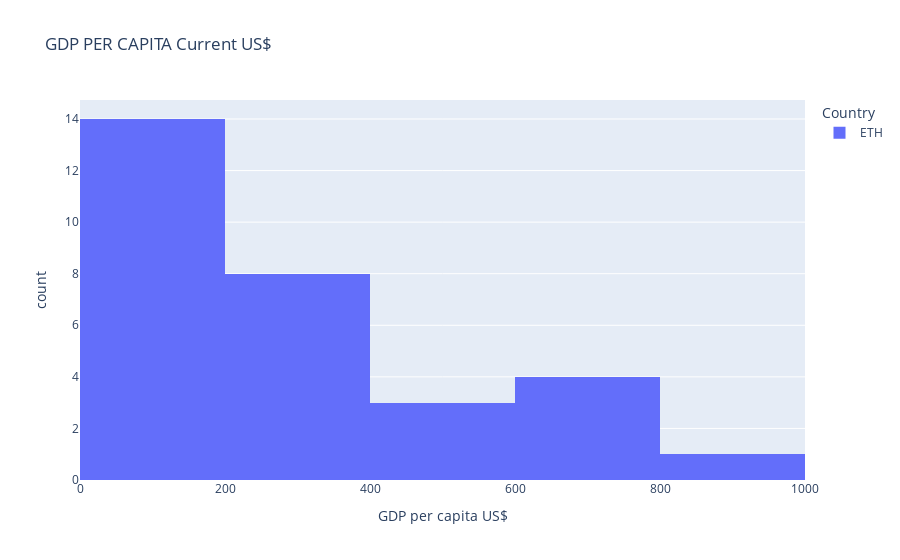

Notebook cell for this chart:
### Code cell
px.histogram(gdp.T, title="GDP PER CAPITA Current US$",
       labels={'variable':'Country', 'value':'GDP per capita US$', 'index':'Year'}, height=500)

### Figure 1 — Plotly figure (JSON) as saved in the notebook; plotly's stock layout.template omitted (floating-point values rounded to 4 significant figures)
{"data": [{"alignmentgroup": "True", "bingroup": "x", "hovertemplate": "Country=ETH<br>GDP per capita US$=%{x}<br>count=%{y}<extra></extra>", "legendgroup": "ETH", "marker": {"color": "#636efa", "pattern": {"shape": ""}}, "name": "ETH", "offsetgroup": "ETH", "orientation": "v", "showlegend": true, "type": "histogram", "x": [254.2, 271.4, 204.1, 165.7, 125.5, 134.3, 145.2, 141.5, 125.1, 119.7, 124.5, 120.8, 111.9, 119.5, 136.5, 162.4, 194.7, 244.3, 326.4, 380.6, 341.6, 354.5, 467.1, 499.5, 566.9, 640.5, 717.1, 768.5, 771.5, 855.8], "xaxis": "x", "yaxis": "y"}], "layout": {"autosize": true, "barmode": "relative", "legend": {"title": {"text": "Country"}, "tracegroupgap": 0}, "title": {"text": "GDP PER CAPITA Current US$"}, "xaxis": {"anchor": "y", "autorange": true, "domain": [0, 1], "range": [0, 1000], "title": {"text": "GDP per capita US$"}, "type": "linear"}, "yaxis": {"anchor": "x", "autorange": true, "domain": [0, 1], "range": [0, 14.74], "title": {"text": "count"}}}}
